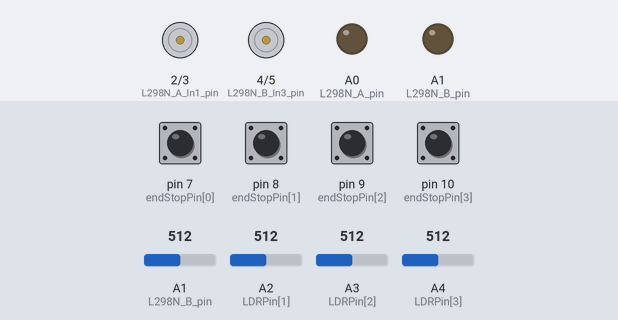
A sketch run on a simulated Arduino Uno, built with avr-gcc and run on an emulated ATmega328P. On the bench: motor-driver pin pairs drawn as motors (green arrow = first pin HIGH = forward, orange = second pin HIGH = backward, longer = more drive), output pins drawn as LEDs (lit = HIGH). Dashed ring = blinking. The test bench sets the inputs (shaded band); at power-on: pin 7 (endStopPin[0]), pin 8 (endStopPin[1]), pin 9 (endStopPin[2]), pin 10 (endStopPin[3]) HIGH, A1 (L298N_B_pin) = 512, A2 (LDRPin[1]) = 512, A3 (LDRPin[2]) = 512, A4 (LDRPin[3]) = 512.

Above: at 1.2 s.
1.3 s: A1 (L298N_B_pin) set to 532
At 1.56 s:
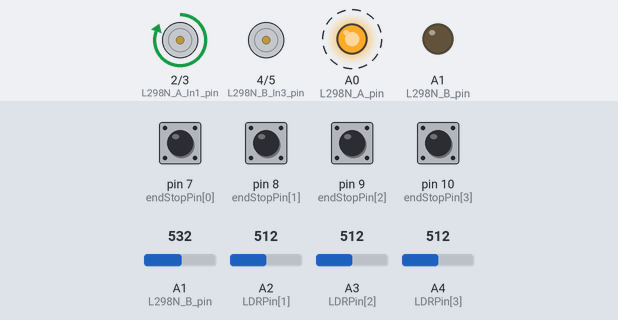
4.3 s: A2 (LDRPin[1]) set to 536
At 4.47 s:
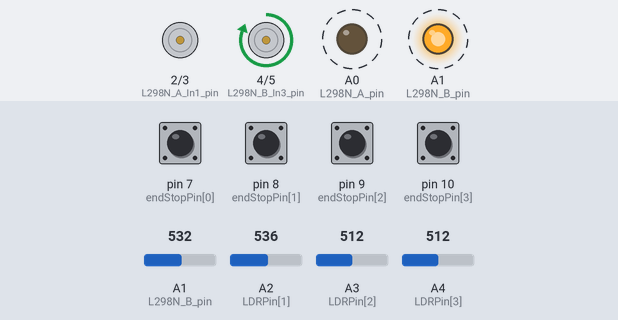
7.3 s: A3 (LDRPin[2]) set to 537
At 7.58 s:
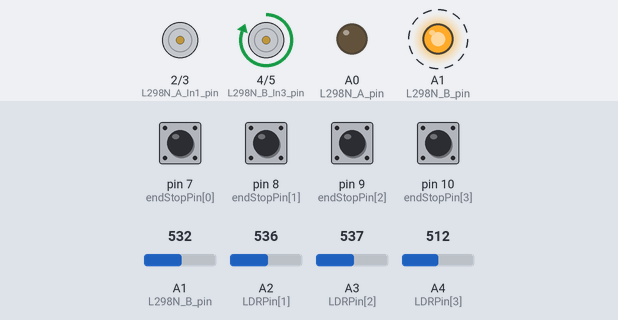
10.3 s: A4 (LDRPin[3]) set to 716
13.3 s: A3 (LDRPin[2]) set to 716
At 13.51 s:
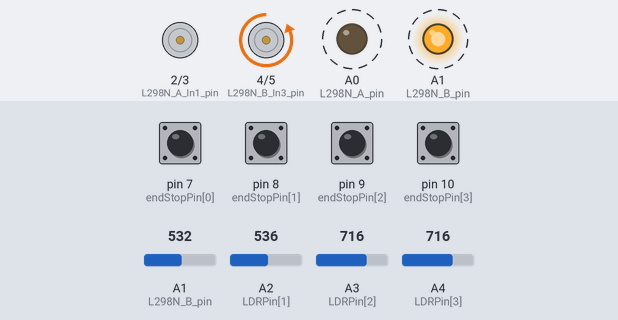
16.3 s: A3 (LDRPin[2]) set to 306
Timing chart, 0 to 20.3 s (numbered marks = the images above; inputs shaded):
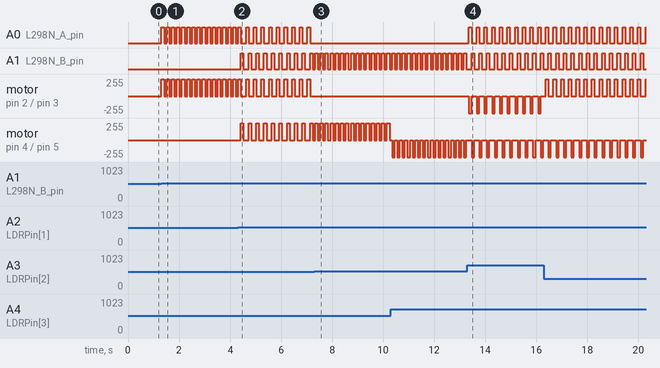

Measured:
- the behaviour switches between 517 and 518 on A1 (L298N_B_pin) (found by bisection; images 0 and 1)
- the behaviour switches between 517 and 518 on A2 (LDRPin[1]) (found by bisection; images 1 and 2)
- the behaviour switches between 526 and 527 on A3 (LDRPin[2]) (found by bisection; images 2 and 3)
- after the input at 1.3 s, A0 (L298N_A_pin): alternates HIGH for 0.10 s and LOW for 0.10 s, starting at once; motor on pin 2 (L298N_A_In1_pin) / pin 3 (L298N_A_In2_pin): alternates forward 255/255 for 0.10 s and stopped for 0.10 s, starting at once
- after the input at 4.3 s, A0 (L298N_A_pin): alternates HIGH for 0.10 s and LOW for 0.20 s, starting after 0.33 s; A1 (L298N_B_pin): alternates HIGH for 0.10 s and LOW for 0.20 s, starting after 0.13 s
- after the input at 7.3 s, A0 (L298N_A_pin): stops changing and stays LOW; A1 (L298N_B_pin): alternates HIGH for 0.10 s and LOW for 0.10 s, starting at once
- after the input at 13.3 s, A0 (L298N_A_pin): alternates HIGH for 0.10 s and LOW for 0.20 s, starting after 0.06 s; A1 (L298N_B_pin): alternates HIGH for 0.10 s and LOW for 0.20 s, starting after 0.16 s

The sketch:

gy_SolarTracker_L298N.ino
```cpp
/*
 * gungor 15/02/2018
 * günes takıp sistemi SolarTracker
 * 4 LDR, L298N, 2 DC motor 4 endStop, Arduino
*/
const byte LDRPin[4] = {A1,A2,A3,A4};
const byte endStopPin[4] = {7,8,9,10};
const byte L298N_A_pin = A0;
const byte L298N_A_In1_pin = 2;
const byte L298N_A_In2_pin = 3;
const byte L298N_B_pin = A1;
const byte L298N_B_In3_pin = 4;
const byte L298N_B_In4_pin = 5;

void setup() {
   for (int i =0; i<4; i++)
   {
      pinMode( LDRPin[i] , INPUT);
      pinMode( endStopPin[i] , INPUT_PULLUP);
   }
  pinMode(L298N_A_pin,OUTPUT);
  pinMode(L298N_A_In1_pin,OUTPUT);
  pinMode(L298N_A_In2_pin,OUTPUT);
  pinMode(L298N_B_pin,OUTPUT);
  pinMode(L298N_B_In3_pin,OUTPUT);
  pinMode(L298N_B_In4_pin,OUTPUT);
  stopMotor_a();
  stopMotor_b();
}

void stopMotor_a()
{
  analogWrite(L298N_A_pin,0);
  digitalWrite(L298N_A_In1_pin,LOW);
  digitalWrite(L298N_A_In2_pin,LOW);
}

void stopMotor_b()
{
  analogWrite(L298N_B_pin,0);
  digitalWrite(L298N_B_In3_pin,LOW);
  digitalWrite(L298N_B_In4_pin,LOW);
}
void turnleft()
{
   analogWrite(L298N_A_pin,255);
   digitalWrite(L298N_A_In1_pin,HIGH);
   digitalWrite(L298N_A_In2_pin,LOW);
   delay(100);
}

void turnright()
{
   analogWrite(L298N_A_pin,255);
   digitalWrite(L298N_A_In1_pin,LOW);
   digitalWrite(L298N_A_In2_pin,HIGH);
   delay(100);
}

void turnup()
{
   analogWrite(L298N_B_pin,255);
   digitalWrite(L298N_B_In3_pin,HIGH);
   digitalWrite(L298N_B_In4_pin,LOW);
   delay(100);
}

void turndown()
{
   analogWrite(L298N_B_pin,255);
   digitalWrite(L298N_B_In3_pin,LOW);
   digitalWrite(L298N_B_In4_pin,HIGH);
   delay(100);
}

void loop() {
  if (analogRead(LDRPin[0]) >  analogRead(LDRPin[2]) +5 )
  { // turn left Sola dön
    stopMotor_b();
    if (digitalRead(endStopPin[0]) == HIGH)
    {
      turnleft();
    }
    stopMotor_a();
  }

  if (analogRead(LDRPin[2]) >  analogRead(LDRPin[0]) +5 )
  { // turn right Sola dön
    stopMotor_b();
    if (digitalRead(endStopPin[2]) == HIGH)
    {
      turnright();
    }
    stopMotor_a();
  }

  if (analogRead(LDRPin[1]) >  analogRead(LDRPin[3]) +5 )
  { // turn up yukarı
    stopMotor_a();
    if (digitalRead(endStopPin[1]) == HIGH)
    {
      turnup();
    }
    stopMotor_b();
  }
  if (analogRead(LDRPin[3]) >  analogRead(LDRPin[1]) +5 )
  { // turn down asagi
    stopMotor_a();
    if (digitalRead(endStopPin[3]) == HIGH)
    {
      turndown();
    }
    stopMotor_b();
  }

  delay(100);
}
```
